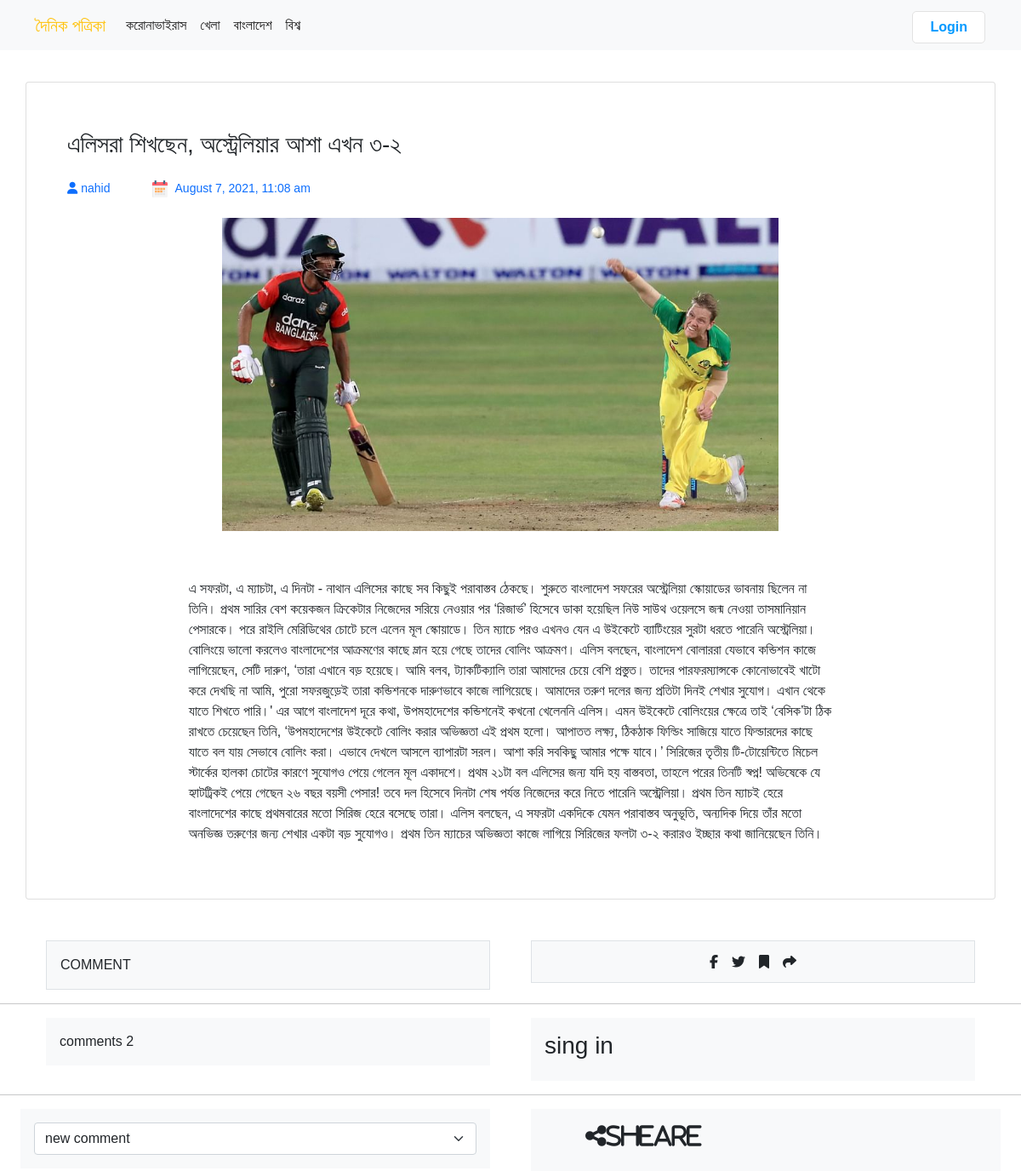
/single.php?id=49, run on the app's committed database.
### tables this page shows
CREATE TABLE `category` (
  `id` int(11) NOT NULL,
  `category_name` varchar(100) NOT NULL
);

CREATE TABLE `post` (
  `post_id` int(11) NOT NULL,
  `title` varchar(250) NOT NULL,
  `description` text NOT NULL,
  `post_date` varchar(100) NOT NULL,
  `author` int(11) NOT NULL,
  `category_id` int(11) NOT NULL,
  `post_img` varchar(100) NOT NULL
);

CREATE TABLE `users` (
  `id` int(11) NOT NULL,
  `username` varchar(255) NOT NULL,
  `email` varchar(255) NOT NULL,
  `password` varchar(255) NOT NULL
);

### single.php (the view, shortened to what this page needs)
<!DOCTYPE html>
<html lang="en">
<head>
  <link href="https://cdn.jsdelivr.net/npm/bootstrap@5.0.2/dist/css/bootstrap.min.css" rel="stylesheet">
</head>
<body>
  <?php include 'navbar.php' ?>
  <main>
    <div class="container p-5 my-5 border-1 card">
      <div class="row g-0">
        <?php
        include("config.php");
        $post_id = $_GET['id'];
        mysqli_query($mysqli, 'SET CHARACTER SET utf8');
        mysqli_query($mysqli, "SET SESSION collation_connection ='utf8_general_ci'");
        $sql = "SELECT post.post_id,post.title,post.description,post.post_date,post.post_img,users.username FROM post INNER JOIN users ON post.author = users.id WHERE post.post_id = {$post_id}";
        $result = mysqli_query($mysqli, $sql) or die("Query Failed");
        if (mysqli_num_rows($result) > 0) {
          while ($row = mysqli_fetch_assoc($result)) {
        ?>
            <h3 class="mt-2"><?php echo $row['title']; ?></h3>
            <div class="py-3 text-primary publish-info d-flex">
              <small><i class="fas fa-user me-1"></i><?php echo $row['username']; ?></small>
              <small class="ms-5"><img src="images/calendar.svg" class="me-2" height="20" width="20"></i><?php echo $row['post_date']; ?></small>
            </div>
            <div class=" row">
              <div class="m-auto col-md-8">
                <img src="upload/<?php echo $row['post_img']; ?>" class="my-2 img-fluid" alt="">
              </div>
            </div>
            <div class="px-2 pt-5 m-auto col-sm-12 col-md-10">
              <p class="px-5 text-justify lh-base"><?php echo $row['description']; ?></p>
            </div>
        <?php
          }
        } else {
          echo "<h1>No Record Found</h1>";
        }
        ?>
      </div>
    </div>
    <section class="coment">
      <div class="container px-4">
        <div class="row gx-5">
          <div class="col">
            <div class="p-3 border bg-light">COMMENT</div>
          </div>
          <div class="col">
            <div class="p-3 border bg-light">
              <div class="icon d-flex justify-content-center align-items-center">
                <i class="fab fa-facebook-f"></i>
                <i class="mx-3 fab fa-twitter"></i>
                <i class="fas fa-bookmark"></i>
                <i class="fas fa-share ms-3"></i>
              </div>
            </div>
          </div>
        </div>
      </div>
      <hr>
      <div class="container px-4">
        <div class="row gx-5">
          <div class="col">
            <div class="p-3 border-0 bg-light">comments 2</div>
          </div>
          <div class="col">
            <div class="p-3 border-0 bg-light">
              <h3>sing in</h3>
            </div>
          </div>
        </div>
      </div>
      <hr>
      <div class="px-4 container-0">
        <div class="row gx-5">
          <div class="col">
            <div class="p-3 border-0 bg-light">
              <select class="form-select" aria-label="Default select example">
                <option selected>new comment</option>
              </select>
            </div>
          </div>
          <div class="col">
            <div class="p-3 border-0 bg-light">
              <h3>
                <i class="fas fa-share-alt ms-5">sheare</i>
              </h3>
            </div>
          </div>
        </div>
      </div>
  </main>
</body>
</html>

### navbar.php (shortened to what this page needs)
<!DOCTYPE html>
<html lang="en">
<head>
</head>
<body>
    <header class="container">
        <nav class="mb-5 navbar navbar-expand-lg navbar-light bg-light fixed-top">
            <div class="container">
                <a class="navbar-brand text-warning" href="index.php">দৈনিক পত্রিকা</a>
                <div class="collapse navbar-collapse" id="navbarSupportedContent">
                    <ul class="navbar-nav">
                        <?php
                                 include("config.php");
                                 mysqli_query($mysqli, 'SET CHARACTER SET utf8');
                                 mysqli_query($mysqli, "SET SESSION collation_connection ='utf8_general_ci'");
                                $sql = "SELECT * FROM category";
                                $result = mysqli_query($mysqli, $sql) or die("Query Failed");
                                if (mysqli_num_rows($result) > 0) {
                                while ($row = mysqli_fetch_assoc($result)) { ?>
                        <li class="nav-item">
                            <a class="nav-link active" href="blogcategory.php?id=<?php echo $row['id']; ?>"> <?php echo "{$row['category_name'] }" ?> </a>
                        </li>
                        <?php
                                }
                            }
                        ?>
                    </ul>
                    <ul class="navbar-nav ms-auto">
                        <?php if (!empty($_SESSION['username'])) : ?>
                        <ul class="navbar-nav ms-auto">
                            <li class="nav-item">
                                <a href="addBlog.php" class="nav-link">Create Blog</a>
                            </li>
                            <li class="nav-item">
                                <a href="#" class="nav-link">
                                    <i class="fas fa-user"></i>
                                    <span class="ms-1 font-weight-bold"> <?php echo $_SESSION['username']; ?></span>
                                </a>
                            </li>
                            <li class="m-auto nav-item">
                                <a href="myblogs.php">
                                    <span class="ms-1 font-weight-bold text-dark">My Blogs</span>
                                </a>
                            </li>
                            <li class="m-auto nav-item">
                                <a href="logout.php" class="loginBtn">
                                    <i class="fas fa-sign-out-alt"></i>
                                    <span class="ms-1 font-weight-bold">Logout</span>
                                </a>
                            </li>
                        </ul>
                        <?php else : ?>
                        <a href="login.php"> <button class="loginBtn">Login</button></a>
                        <?php endif ?>
                    </ul>
                </div>
            </div>
        </nav>
    </header>
    <br>
    <br>
</body>
</html>

### single.php (style rules this page uses)
button { float: right; }
body { font-family: 'AdorshoLipi', Arial, sans-serif !important; }
a { text-decoration: none; }

### navbar.php (style rules this page uses)
.loginBtn { color: #09f; background-color: white; border: 1px solid #e2e2e2; line-height: 1.38; font-weight: bold; border-radius: 5px; width: auto; height: auto; padding: 7px 20px; margin: 5px 0 0 5px; }

### data on the page
category: category_name "করোনাভাইরাস"
category: category_name "খেলা"
category: category_name "বাংলাদেশ"
category: category_name "বিশ্ব"
post: title "এলিসরা শিখছেন, অস্ট্রেলিয়ার আশা এখন ৩-২", users.username "nahid", post_date "August 7, 2021, 11:08 am", post_img (picture), description "এ সফরটা, এ ম্যাচটা, এ দিনটা - নাথান এলিসের কাছে সব কিছুই পরাবাস্তব ঠেকছে। শুরুতে বাংলাদেশ সফরের অস্ট্রেলিয়া স্কোয়াডের ভাবনায় ছিলেন না তিনি। প্রথম সারির বেশ কয়েকজন ক্রিকেটার নিজেদের সরিয়ে নেওয়ার পর ‘রিজার্ভ’ হিসেবে ডাকা হয়েছিল নিউ সাউথ ওয়েলসে জন্ম নেওয়া তাসমানিয়ান পেসারকে। পরে রাইলি মেরিডিথের চোটে চলে এলেন মূল স্কোয়াডে। তিন ম্যাচে পরও এখনও যেন এ উইকেটে ব্যাটিংয়ের সুরটা ধরতে পারেনি অস্ট্রেলিয়া। বোলিংয়ে ভালো করলেও বাংলাদেশের আক্রমণের কাছে ম্লান হয়ে গেছে তাদের বোলিং আক্রমণ। এলিস বলছেন, বাংলাদেশ বোলাররা যেভাবে কন্ডিশন কাজে লাগিয়েছেন, সেটি দারুণ, ‘তারা এখানে বড় হয়েছে। আমি বলব, ট্যাকটিক্যালি তারা আমাদের চেয়ে বেশি প্রস্তুত। তাদের পারফরম্যান্সকে কোনোভাবেই খাটো করে দেখছি না আমি, পুরো সফরজুড়েই তারা…"
